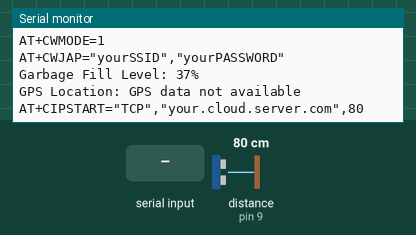
Bench run of a sketch on a simulated Arduino Uno, built with avr-gcc and run on an emulated ATmega328P. On the bench: the last lines printed to the serial monitor. Wiring (inferred from the names in the program): ultrasonic range finder: trigger pin 10; echo pin 9. The test bench sets the inputs (shaded band); at power-on: distance to the obstacle (sensor on pin 9) 80 cm. The echo pulse lasts 58.3 µs per cm.

Above: at 9.2 s.
9.3 s: distance to the obstacle (sensor on pin 9) set to 2 cm
At 11.0 s:
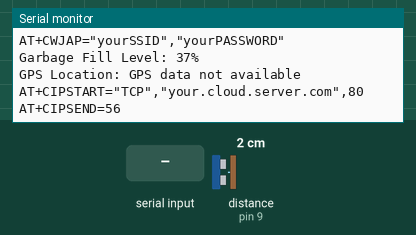
13.5 s: "1\n" received over the second serial link
16.5 s: "0\n" received over the second serial link
At 26.1 s:
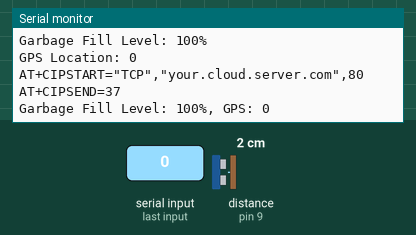
26.2 s: distance to the obstacle (sensor on pin 9) set to 4 cm
At 28.5 s:
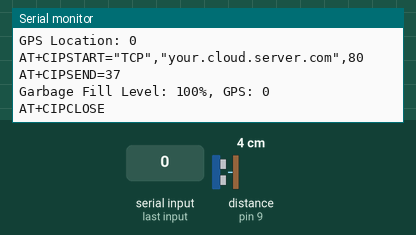

Measured:
- after the input at 16.5 s, the serial monitor: prints a new line after 5.5 s (image 2)

The sketch:

garbageFillMonitor.ino
```cpp
#include <SoftwareSerial.h>

#define echoPin 9     // Ultrasonic sensor ECHO pin connected to Arduino pin 9
#define trigPin 10    // Ultrasonic sensor TRIG pin connected to Arduino pin 10
#define GPS_TX 4      // GPS module TX connected to Arduino pin 4
#define GPS_RX 3      // GPS module RX connected to Arduino pin 3
#define binDepth_inch 48 // Bin height in inches (4 feet)

long duration;
int distance_inch;
int fillLevelPercent;

SoftwareSerial gpsSerial(GPS_RX, GPS_TX);
void setup() {
  // Set up pins
  pinMode(trigPin, OUTPUT);
  pinMode(echoPin, INPUT);


  Serial.begin(9600);       // Serial monitor for output
  gpsSerial.begin(9600);    // GPS module baud rate

  // Initialize Wi-Fi connection (ESP8266)
  Serial.println("Initializing Wi-Fi...");
  initializeWiFi();
}

void loop() {
  // Measure garbage fill level
  fillLevelPercent = getFillLevel();
  Serial.print("Garbage Fill Level: ");
  Serial.print(fillLevelPercent);
  Serial.println("%");

  // Get GPS location
  String gpsData = getGPSData();
  Serial.print("GPS Location: ");
  Serial.println(gpsData);

  // Send data to the cloud
  sendDataToCloud(fillLevelPercent, gpsData);

  delay(1000); // Delay for one second before the next reading
}

// Function to measure fill level using ultrasonic sensor
int getFillLevel() {
  digitalWrite(trigPin, LOW);
  delayMicroseconds(2);
  digitalWrite(trigPin, HIGH);
  delayMicroseconds(10);
  digitalWrite(trigPin, LOW);

  duration = pulseIn(echoPin, HIGH);
  distance_inch = duration * 0.0133 / 2;
  int fillLevel = (100 * (binDepth_inch - distance_inch)) / binDepth_inch;

  // Ensure fill level is between 0-100%
  fillLevel = constrain(fillLevel, 0, 100);
  return fillLevel;
}

// Function to read GPS data
String getGPSData() {
  String gpsData = "";
  while (gpsSerial.available()) {
    char c = gpsSerial.read();
    gpsData += c;
    if (c == '\n') break;  // Read until end of line
  }
  return gpsData.length() > 0 ? gpsData : "GPS data not available";
}

// Function to initialize Wi-Fi
void initializeWiFi() {
  Serial.begin(115200);       // Communication with ESP8266 Wi-Fi module
  Serial.println("AT");       // Basic AT command to test communication
  delay(1000);
  if (Serial.find("OK")) {
    Serial.println("Wi-Fi module ready");
  } else {
    Serial.println("Wi-Fi module not responding");
  }

  // Connect to Wi-Fi
  Serial.println("AT+CWMODE=1");           // Set Wi-Fi mode to station
  delay(1000);
  Serial.println("AT+CWJAP=\"yourSSID\",\"yourPASSWORD\""); // Replace with your network credentials
  delay(5000); // Time to connect to Wi-Fi
}

// Function to send data to the cloud
void sendDataToCloud(int fillLevel, String gpsData) {
  String server = "your.cloud.server.com"; // Replace with your cloud server address
  String data = "Garbage Fill Level: " + String(fillLevel) + "%, GPS: " + gpsData;

  // Start a TCP connection and send data
  Serial.println("AT+CIPSTART=\"TCP\",\"" + server + "\",80"); // Start TCP connection
  delay(2000);
  Serial.println("AT+CIPSEND=" + String(data.length() + 4)); // Specify data length
  delay(2000);
  Serial.println(data); // Send actual data
  delay(2000);
  Serial.println("AT+CIPCLOSE"); // Close TCP connection
}
```
